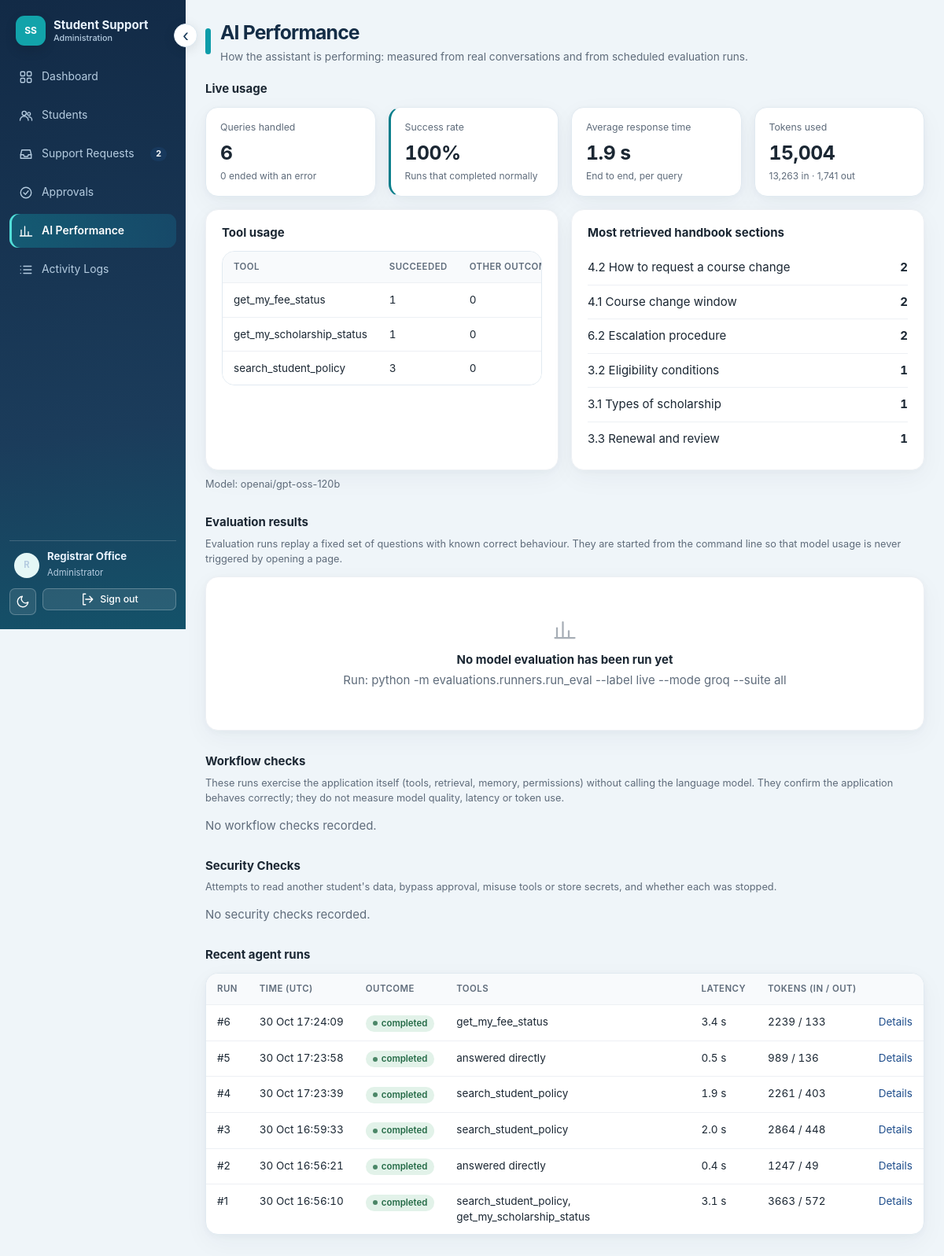
/admin/performance (signed in), run on the app's committed database.
### app/models.py (models this page shows, shortened)
class User(db.Model):
    __tablename__ = "users"
    id = db.Column(db.Integer, primary_key=True)
    username = db.Column(db.String(40), unique=True, nullable=False)
    password_hash = db.Column(db.String(255), nullable=False)
    role = db.Column(db.String(20), nullable=False, default="student")  # student | admin
    display_name = db.Column(db.String(80), nullable=False)
    student_id = db.Column(db.String(20), db.ForeignKey("student_profiles.student_id"), nullable=True)
    active = db.Column(db.Boolean, nullable=False, default=True)   # False = account cannot sign in
    created_at = db.Column(db.DateTime, default=utcnow)
    is_anonymous = False
    @property
    def is_active(self):
        return bool(self.active)
    @property
    def is_authenticated(self):
        return True

class ToolExecution(db.Model):
    __tablename__ = "tool_executions"
    id = db.Column(db.Integer, primary_key=True)
    run_id = db.Column(db.Integer, db.ForeignKey("agent_runs.id"), nullable=False, index=True)
    step = db.Column(db.Integer, nullable=False)
    tool_name = db.Column(db.String(60), nullable=False)
    arguments_json = db.Column(db.Text, nullable=True)
    result_json = db.Column(db.Text, nullable=True)
    status = db.Column(db.String(20), nullable=False)  # ok | error | denied
    error_code = db.Column(db.String(40), nullable=True)
    latency_ms = db.Column(db.Float, nullable=True)

class AgentRun(db.Model):
    __tablename__ = "agent_runs"
    id = db.Column(db.Integer, primary_key=True)
    trace_id = db.Column(db.String(32), unique=True, nullable=False)
    user_id = db.Column(db.Integer, db.ForeignKey("users.id"), nullable=False, index=True)
    conversation_id = db.Column(db.Integer, db.ForeignKey("conversations.id"), nullable=True)
    provider = db.Column(db.String(20), nullable=False)  # groq | deterministic
    model = db.Column(db.String(80), nullable=False)
    status = db.Column(db.String(20), nullable=False)  # completed | error | timeout | max_iterations | tool_limit
    error_kind = db.Column(db.String(30), nullable=True)
    iterations = db.Column(db.Integer, default=0)
    tool_call_count = db.Column(db.Integer, default=0)
    latency_ms = db.Column(db.Float, nullable=True)
    input_tokens = db.Column(db.Integer, nullable=True)   # NULL = provider did not report usage
    output_tokens = db.Column(db.Integer, nullable=True)
    total_tokens = db.Column(db.Integer, nullable=True)
    context_json = db.Column(db.Text, nullable=True)      # which context sources were selected and why
    trace_json = db.Column(db.Text, nullable=True)        # ordered events of the run
    created_at = db.Column(db.DateTime, default=utcnow, nullable=False)
    tool_executions = db.relationship("ToolExecution", backref="run", cascade="all, delete-orphan")

### app/routes/admin.py (the view)
@bp.route("/performance")
@admin_only
def performance_page():
    return render_template("performance.html", live=performance.live_usage(), ev=performance.evaluations(current_app.config["RESULTS_DIR"]),
                           runs=performance.recent_runs(10))

### app/security/authz.py (called while the page is built)
def role_required(*roles):
    def deco(fn):
        @wraps(fn)
        def wrapper(*a, **kw):
            if not current_user.is_authenticated:
                return abort(401) if request.path.startswith("/api/") else current_user_unauthorized()
            if current_user.role not in roles:
                from ..services import audit
                audit.record(current_user, f"access:{request.method} {request.path}", "route", request.path, "denied",
                             result="403", reason=f"role '{current_user.role}' not in {list(roles)}")
                return abort(403)
            return fn(*a, **kw)
        return wrapper
    return deco

### app/services/performance.py (called while the page is built, shortened)
def retrieval_evidence() -> list[tuple[str, int]]:
    counts: dict[str, int] = {}
    rows = (ToolExecution.query.join(AgentRun, AgentRun.id == ToolExecution.run_id)
            .filter(AgentRun.provider == "groq", ToolExecution.tool_name == "search_student_policy", ToolExecution.status == "ok").all())
    for r in rows:
        try:
            for c in json.loads(r.result_json or "{}").get("chunks", []):
                counts[c["section"]] = counts.get(c["section"], 0) + 1
        except (ValueError, TypeError):
            continue
    return sorted(counts.items(), key=lambda x: -x[1])[:6]

def recent_runs(limit=10, provider="groq") -> list[AgentRun]:
    return AgentRun.query.filter_by(provider=provider).order_by(AgentRun.id.desc()).limit(limit).all()

def _load(results_dir: Path, pattern: str) -> list[dict]:
    out = []
    for f in sorted(Path(results_dir).glob(pattern)):
        try:
            out.append(json.loads(f.read_text(encoding="utf-8")))
        except (OSError, ValueError):
            continue
    return out

def evaluations(results_dir: Path) -> dict:
    model_runs, workflow_runs, security = [], [], []
    for d in _load(results_dir, "security_*.json"):
        s = d["summary"]
        security.append({"label": s.get("label"), "generated": s.get("generated_utc"), "model_called": s.get("provider") == "groq",
                         "passed": s["passed"], "total": s["total"], "records": d["records"]})
    return {"model_runs": model_runs, "workflow_runs": workflow_runs, "security": security}

### app/templates/performance.html (shortened to what this page needs)
{% extends "base.html" %}
{% from "_macros.html" import ic, badge, empty %}
{% block page_title %}AI Performance{% endblock %}
{% block page_sub %}How the assistant is performing: measured from real conversations and from scheduled evaluation runs.{% endblock %}
{% macro n(v, suffix='') %}{% if v is none %}Not available{% else %}{{ '{:,}'.format(v|int) }}{{ suffix }}{% endif %}{% endmacro %}
{% block content %}
<h2>Live usage</h2>
{% if live.queries %}
<div class="grid g4">
  <div class="stat"><div class="label">Queries handled</div><div class="value num">{{ live.queries }}</div><div class="hint">{{ live.errors }} ended with an error</div></div>
  <div class="stat accent"><div class="label">Success rate</div><div class="value num">{{ '%.0f'|format(live.success_rate * 100) }}%</div><div class="hint">Runs that completed normally</div></div>
  <div class="stat"><div class="label">Average response time</div><div class="value num">{{ '%.1f'|format(live.avg_latency_ms / 1000) }} s</div><div class="hint">End to end, per query</div></div>
  <div class="stat"><div class="label">Tokens used</div><div class="value num">{{ n(live.total_tokens) }}</div><div class="hint">{% if live.total_tokens is none %}Not reported by the model{% else %}{{ n(live.input_tokens) }} in · {{ n(live.output_tokens) }} out{% endif %}</div></div>
</div>
<div class="grid g2" style="margin-top:16px">
  <section class="card"><h2>Tool usage</h2>
    {% if live.tools %}<div class="tablewrap" style="box-shadow:none"><table><thead><tr><th>Tool</th><th>Succeeded</th><th>Other outcome</th></tr></thead><tbody>
      {% for name, t in live.tools.items() %}<tr><td>{{ name }}</td><td class="num">{{ t.ok }}</td><td class="num">{{ t.other }}</td></tr>{% endfor %}</tbody></table></div>
    {% else %}<p class="muted">No tools have been used yet.</p>{% endif %}</section>
  <section class="card"><h2>Most retrieved handbook sections</h2>
    {% if live.evidence %}<ul class="list">{% for sec, c in live.evidence %}<li><span>{{ sec }}</span><b class="num">{{ c }}</b></li>{% endfor %}</ul>
    {% else %}<p class="muted">No handbook lookups yet.</p>{% endif %}</section>
</div>
<p class="note" style="margin-top:8px">Model: {{ live.models|join(', ') }}</p>
{% else %}<div class="card">{{ empty('chart', 'No conversations measured yet', 'Figures appear here after students use the assistant.') }}</div>{% endif %}
<h2 style="margin-top:28px">Evaluation results</h2>
<p class="note" style="margin-top:-6px">Evaluation runs replay a fixed set of questions with known correct behaviour. They are started from the command line so that model usage is never triggered by opening a page.</p>
{% if ev.model_runs %}
{% for r in ev.model_runs %}
<section class="card"><div style="display:flex;justify-content:space-between;gap:10px;flex-wrap:wrap"><h2 style="margin:0">Evaluation run · {{ r.generated }} UTC</h2><span class="note">{{ r.model }}</span></div>
  <div class="grid g4" style="margin-top:12px">
    <div class="stat"><div class="label">Task success</div><div class="value num">{{ '%.0f'|format(r.accuracy * 100) }}%</div><div class="hint">{{ r.passed }} of {{ r.cases }} questions</div></div>
    <div class="stat"><div class="label">Appropriate tool use</div><div class="value num">{{ '%.0f'|format(r.tool_rate * 100) }}%</div></div>
    <div class="stat"><div class="label">Average latency</div><div class="value num">{{ '%.1f'|format(r.avg_latency_ms / 1000) }} s</div></div>
    <div class="stat"><div class="label">Tokens</div><div class="value num">{{ n(r.total_tokens) }}</div><div class="hint">{% if r.total_tokens is not none %}{{ n(r.input_tokens) }} in · {{ n(r.output_tokens) }} out{% else %}Not reported{% endif %}</div></div></div>
  {% if r.failed %}<h3 style="margin-top:16px">Failed scenarios</h3><div class="tablewrap" style="box-shadow:none"><table><thead><tr><th>ID</th><th>Question</th><th>What went wrong</th></tr></thead><tbody>
    {% for f in r.failed %}<tr><td>{{ f.id }}</td><td>{{ f.question }}</td><td>{{ f.why }}</td></tr>{% endfor %}</tbody></table></div>
  {% else %}<p class="note" style="margin-top:12px">Every scenario in this run succeeded.</p>{% endif %}
</section>{% endfor %}
{% else %}<div class="card">{{ empty('chart', 'No model evaluation has been run yet', 'Run: python -m evaluations.runners.run_eval --label live --mode groq --suite all') }}</div>{% endif %}
<h2 style="margin-top:28px">Workflow checks</h2>
<p class="note" style="margin-top:-6px">These runs exercise the application itself (tools, retrieval, memory, permissions) without calling the language model. They confirm the application behaves correctly; they do not measure model quality, latency or token use.</p>
{% if ev.workflow_runs %}
<div class="tablewrap"><table><thead><tr><th>Date (UTC)</th><th>Checked</th><th>Passed</th><th>Appropriate tool use</th></tr></thead><tbody>
{% for r in ev.workflow_runs %}<tr><td class="nowrap">{{ r.generated }}</td><td class="num">{{ r.cases }}</td><td class="num">{{ r.passed }} ({{ '%.0f'|format(r.accuracy * 100) }}%)</td><td class="num">{{ '%.0f'|format(r.tool_rate * 100) }}%</td></tr>{% endfor %}
</tbody></table></div>
{% else %}<p class="muted">No workflow checks recorded.</p>{% endif %}
<h2 style="margin-top:28px">Security Checks</h2>
<p class="note" style="margin-top:-6px">Attempts to read another student's data, bypass approval, misuse tools or store secrets, and whether each was stopped.</p>
{% for s in ev.security %}
<section class="card"><div style="display:flex;justify-content:space-between;gap:10px;flex-wrap:wrap"><b>Security checks · {{ s.generated }} UTC</b><span><span class="badge {{ 'b-ok' if s.passed == s.total else 'b-bad' }}">{{ s.passed }} of {{ s.total }} stopped or allowed as intended</span> <span class="note">{% if not s.model_called %}Run without model calls{% else %}Run with the live model{% endif %}</span></div>
  <div class="tablewrap" style="box-shadow:none;margin-top:12px"><table><thead><tr><th>Check</th><th>Expected</th><th>Observed</th><th>Result</th></tr></thead><tbody>
  {% for r in s.records %}<tr><td>{{ r.scenario }}</td><td>{{ r.expected }}</td><td>{{ r.observed }}</td><td><span class="badge {{ 'b-ok' if r.passed else 'b-bad' }}">{{ 'Pass' if r.passed else 'Fail' }}</span></td></tr>{% endfor %}</tbody></table></div></section>
{% else %}<p class="muted">No security checks recorded.</p>{% endfor %}
<h2 style="margin-top:28px">Recent agent runs</h2>
{% if runs %}
<div class="tablewrap"><table><thead><tr><th>Run</th><th>Time (UTC)</th><th>Outcome</th><th>Tools</th><th>Latency</th><th>Tokens (in / out)</th><th></th></tr></thead><tbody>
{% for r in runs %}<tr><td>#{{ r.id }}</td><td class="num nowrap">{{ r.created_at.strftime('%d %b %H:%M:%S') }}</td><td>{{ badge(r.status) }}</td><td>{{ r.tool_executions|map(attribute='tool_name')|join(', ') or 'answered directly' }}</td>
  <td class="num">{{ '%.1f'|format(r.latency_ms / 1000) }} s</td><td class="num">{% if r.total_tokens is not none %}{{ r.input_tokens }} / {{ r.output_tokens }}{% else %}Not available{% endif %}</td>
  <td><a href="{{ url_for('admin.run_detail', run_id=r.id) }}">Details</a></td></tr>{% endfor %}</tbody></table></div>
{% else %}<div class="card">{{ empty('list', 'No runs yet', 'Each assistant request is recorded here with its tools, timing and tokens.') }}</div>{% endif %}
{% endblock %}

### app/templates/base.html (shortened to what this page needs)
<!doctype html>
<html lang="en">
<head>
  <link rel="stylesheet" href="{{ url_for('static', filename='style.css') }}">
</head>
<body>
{% from "_macros.html" import ic %}
{% if current_user.is_authenticated %}
<div class="shell">
  <aside class="side" id="sidebar" aria-label="Main navigation">
    <button type="button" id="collapse-sidebar" class="sidebar-collapse" aria-label="Collapse sidebar" aria-expanded="true" title="Expand or collapse navigation">‹</button>
    <div class="brand"><span class="brand-mark">SS</span><span class="brand-text">Student Support<small>{{ 'Administration' if current_user.role == 'admin' else 'Student portal' }}</small></span></div>
    {% set ep = request.endpoint or '' %}
    <nav class="nav">
    {% if current_user.role == 'admin' %}
      <a href="{{ url_for('admin.dashboard') }}" class="{{ 'active' if ep == 'admin.dashboard' }}">{{ ic('home') }}Dashboard</a>
      <a href="{{ url_for('admin.students_page') }}" class="{{ 'active' if ep.startswith('admin.student') }}">{{ ic('users') }}Students</a>
      <a href="{{ url_for('admin.tickets_page') }}" class="{{ 'active' if ep in ('admin.tickets_page','admin.ticket_detail') }}">{{ ic('inbox') }}Support Requests{% if nav_counts.tickets %}<span class="pill" id="nav-tickets">{{ nav_counts.tickets }}</span>{% endif %}</a>
      <a href="{{ url_for('admin.approvals_page') }}" class="{{ 'active' if ep == 'admin.approvals_page' }}">{{ ic('check') }}Approvals</a>
      <a href="{{ url_for('admin.performance_page') }}" class="{{ 'active' if ep in ('admin.performance_page','admin.run_detail') }}">{{ ic('chart') }}AI Performance</a>
      <a href="{{ url_for('admin.logs_page') }}" class="{{ 'active' if ep == 'admin.logs_page' }}">{{ ic('list') }}Activity Logs</a>
    {% endif %}
    </nav>
    <div class="side-foot">
      <div class="usercard"><span class="avatar">{{ current_user.display_name[:1] }}</span><div><b>{{ current_user.display_name }}</b><span>{{ 'Administrator' if current_user.role == 'admin' else current_user.student_id }}</span></div></div>
      <div style="display:flex;gap:8px">
        <button class="btn secondary small icon" type="button" id="theme-toggle" title="Switch light / dark theme" aria-label="Switch theme">{{ ic('moon') }}</button>
        <form method="post" action="{{ url_for('auth.logout') }}" style="flex:1;margin:0"><input type="hidden" name="csrf_token" value="{{ csrf_token() }}"><button class="btn secondary small" style="width:100%" type="submit">{{ ic('logout') }}Sign out</button></form>
      </div>
    </div>
  </aside>
  <div class="main">
    <header class="topbar"><div class="topbar-dot" aria-hidden="true"></div>
      <div class="grow"><h1>{% block page_title %}{% endblock %}</h1><p class="sub">{% block page_sub %}{% endblock %}</p></div>
    </header>
    <main class="content">{% block content %}{% endblock %}</main>
  </div>
</div>
{% else %}
{% block public %}{% endblock %}
{% endif %}
</body>
</html>

### app/templates/_macros.html
{% macro ic(name) %}<svg class="ic" aria-hidden="true"><use href="#i-{{ name }}"/></svg>{% endmacro %}
{% macro badge(s) %}{% set cls = {'Open':'b-info','Under Review':'b-warn','Awaiting Student':'b-warn','Resolved':'b-ok','Rejected':'b-bad','Closed':'b-plain',
 'pending':'b-warn','approved':'b-ok','rejected':'b-bad','active':'b-ok','inactive':'b-warn','removed':'b-bad','Paid':'b-ok','Partially paid':'b-warn','Overdue':'b-bad','Unpaid':'b-warn',
 'Active':'b-ok','Under review':'b-warn','completed':'b-ok','error':'b-bad','denied':'b-bad','allowed':'b-ok'}.get(s, '') %}<span class="badge {{ cls }}">{{ s }}</span>{% endmacro %}
{% macro empty(icon, title, text) %}<div class="empty">{{ ic(icon) }}<b>{{ title }}</b>{{ text }}</div>{% endmacro %}

### data on the page
User: role "Administration", display_name "R", display_name "Registrar Office", role "Administrator"
ToolExecution: tool_name "get_my_fee_status", ok "1", other "0"
ToolExecution: tool_name "get_my_scholarship_status", ok "1", other "0"
ToolExecution: tool_name "search_student_policy", ok "3", other "0"
AgentRun: id "6", created_at "30 Oct 17:24:09", status "completed", tool_executions|map "get_my_fee_status", r.latency_ms/1000 "3.4", input_tokens "2239", output_tokens "133"
AgentRun: id "5", created_at "30 Oct 17:23:58", status "completed", tool_executions|map "answered directly", r.latency_ms/1000 "0.5", input_tokens "989", output_tokens "136"
AgentRun: id "4", created_at "30 Oct 17:23:39", status "completed", tool_executions|map "search_student_policy", r.latency_ms/1000 "1.9", input_tokens "2261", output_tokens "403"
AgentRun: id "3", created_at "30 Oct 16:59:33", status "completed", tool_executions|map "search_student_policy", r.latency_ms/1000 "2.0", input_tokens "2864", output_tokens "448"
AgentRun: id "2", created_at "30 Oct 16:56:21", status "completed", tool_executions|map "answered directly", r.latency_ms/1000 "0.4", input_tokens "1247", output_tokens "49"
AgentRun: id "1", created_at "30 Oct 16:56:10", status "completed", tool_executions|map "search_student_policy, get_my_scholarship_status", r.latency_ms/1000 "3.1", input_tokens "3663", output_tokens "572"

### other printed values
{{ nav_counts.tickets }} "2"
{{ live.queries }} "6"
{{ live.errors }} "0"
{{ '%.0f'|format(live.success_rate * 100) }} "100"
{{ '%.1f'|format(live.avg_latency_ms / 1000) }} "1.9"
{{ '{:,}'.format(v|int) }} "15,004 13,263 1,741"
{{ sec }} "4.2 How to request a course change" "4.1 Course change window" "6.2 Escalation procedure" "3.2 Eligibility conditions" "3.1 Types of scholarship" "3.3 Renewal and review"
{{ c }} "2" "2" "2" "1" "1" "1"
{{ live.models|join(', ') }} "openai/gpt-oss-120b"
{{ title }} "No model evaluation has been run yet"
{{ text }} "Run: python -m evaluations.runners.run_eval --label live --mode groq --suite all"
